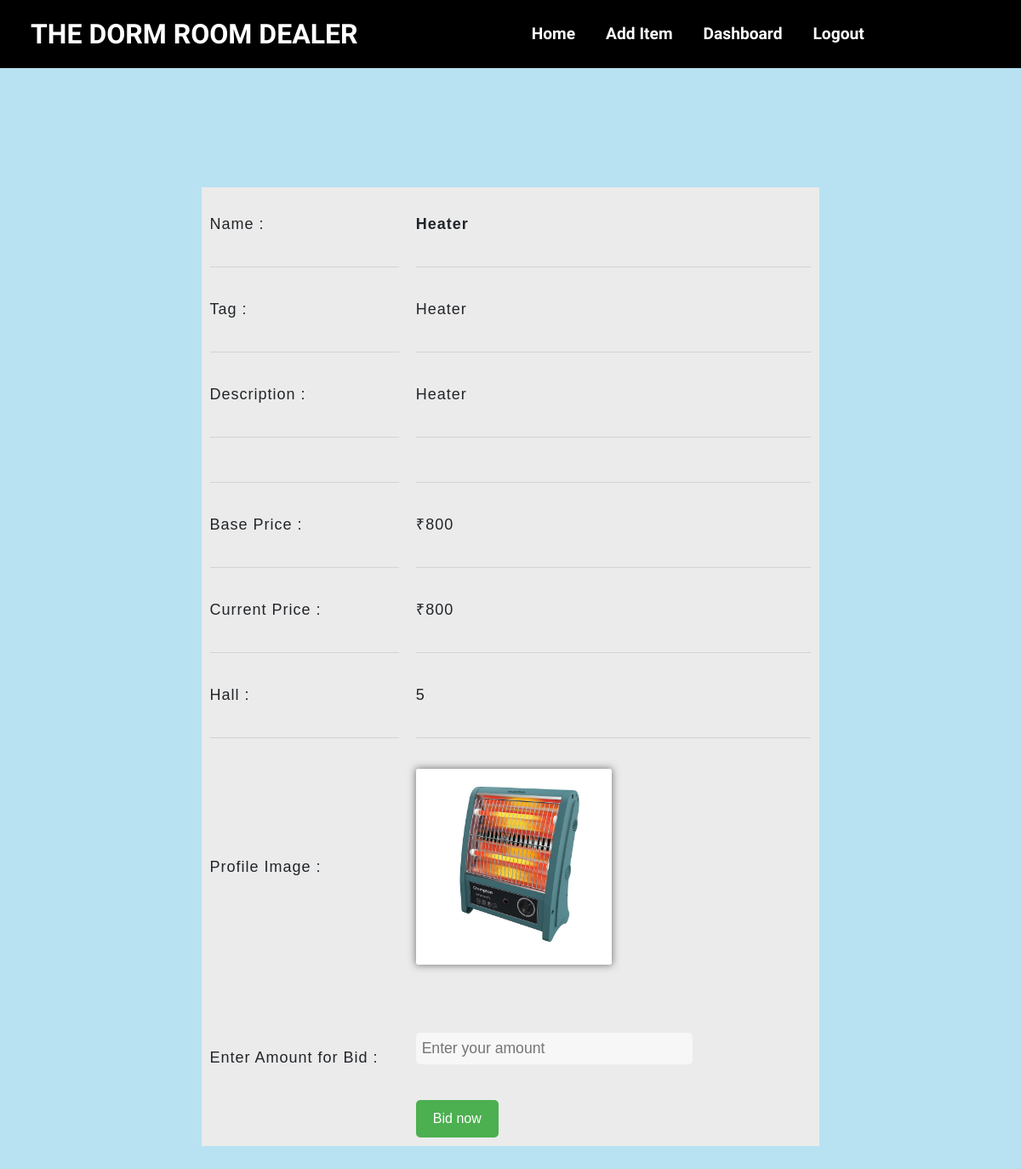
Page /items/biditem?id=3 (signed in) on the committed database.
### items/models.py (models this page shows)
class Item(models.Model):
    name=models.CharField(max_length=25)
    profile=models.ImageField(upload_to='pics')
    img1=models.ImageField(upload_to='pics' ,null=True )
    img2=models.ImageField(upload_to='pics' ,null=True )
    description=models.TextField()
    location = models.IntegerField(null = True)
    basePrice=models.IntegerField()
    currentPrice=models.IntegerField()
    minBidPrice = models.IntegerField(null = True )
    tag=models.CharField(max_length=25)
    status=models.CharField(null=True,max_length=25)
    sold=models.CharField(max_length=10,default="unsold")
    ownermail = models.EmailField(unique=False)
    start_date = models.DateTimeField(null = False, default=datetime.now)
    end_date = models.DateTimeField(null=False, default=datetime.now)
    highest_bidder=models.IntegerField(null=True)
    sendwinmail = models.CharField(max_length=7,default="notSent")

### items/views.py (the view)
# urls.py: path('biditem',views.biditem,name="biditem"),
@login_required(login_url='login')
def biditem(request):
    id=request.GET['id']
    item = Item.objects.get(id=id)
    lstatus="live"
    if item.status ==lstatus:
        return render(request,"biditem.html",{'item':item})
    else:
        return redirect("home")

### templates/biditem.html (shortened to what this page needs)
{% extends 'base.html' %}
{% block content %}
<div class="container">
    <center>
        <table border="0">
            <tr>
                <td height="20px"></td>
                <td height="20px"></td>
            </tr>
            <tr>
                <td>Name : </td>
                <td><b>{{item.name}}</b></td>
            </tr>
            <tr>
                <td height="10px">
                    <hr>
                </td>
                <td height="10px">
                    <hr>
                </td>
            </tr>
            <tr>
                <td class="right">Tag :</td>
                <td>{{item.tag}}</td>
            </tr>
            <tr>
                <td height="10px">
                    <hr>
                </td>
                <td height="10px">
                    <hr>
                </td>
            </tr>
            <tr>
                <td width="30%">Description : </td>
                <td width="60%">{{item.description}}</td>
            </tr>
            <tr>
                <td height="10px">
                    <hr>
                </td>
                <td height="10px">
                    <hr>
                </td>
            </tr>
            <tr>
                <td height="10px">
                    <hr>
                </td>
                <td height="10px">
                    <hr>
                </td>
            </tr>
            <tr>
                <td>Base Price :</td>
                <td>₹{{item.basePrice}}</td>
            </tr>
            <tr>
                <td height="10px">
                    <hr>
                </td>
                <td height="10px">
                    <hr>
                </td>
            </tr>
            <tr>
                <td>Current Price :</td>
                <td>₹{{item.currentPrice}}</td>
            </tr>
            <tr>
                <td height="10px">
                    <hr>
                </td>
                <td height="10px">
                    <hr>
                </td>
            </tr>
            <tr>
                <td>Hall :</td>
                <td>{{item.location}}</td>
            </tr>
            <tr>
                    <td height="10px">
                        <hr>
                    </td>
                    <td height="10px">
                        <hr>
                    </td>
            </tr>
            <tr>
                <td>Profile Image :</td>
                <td><img src={{item.profile.url}} height="300" width="400"></td>
            </tr>
            <tr>
                <td height="10px"></td>
                <td height="10px"></td>
            </tr>
            <tr>
                <td>{%if item.img1 %}<img src={{item.img1.url}} height="300" width="400"></td>{%endif%}
                <td>{%if item.img2 %}<img src={{item.img2.url}} height="300" width="400"></td>{%endif%}
            </tr>
            <tr>
                <td height="10px"></td>
                <td height="10px"></td>
            </tr>
            <tr>
                <form action="successfullBid">
                    <td>Enter Amount for Bid :<input type="hidden" name="iid" value={{item.id}}></td>
                    <td><input type="number" name="bidrs" class="field" placeholder="Enter your amount"
                            min={{item.currentPrice}} max="1000000"></td>
            </tr>
            <tr>
                <td></td>
                <td>
                    <input type="submit" class="btt" id="bid-button" value="Bid now">
                </td>
            </tr>
        </table>
    </center>
</div>
{% endblock %}

### static/css/nav.css (style rules this page uses)
body { margin: 0; padding: 0; }
table { background-color: rgb(235, 235, 235); margin: 30px auto; border-spacing: 0; }
tr td { background-color: rgb(235, 235, 235); font-size: 18px; font-family: 'Josefin Sans', sans-serif; font-weight: 500; padding: 10px; }
.field { width: 70%; padding: 0.2rem 0.3rem; outline: none; border: 2px solid rgba(0, 0, 0, 0); background-color: rgb(247, 247, 247); font-size: 1.1rem; border-radius: 5px; margin-bottom: 22px; transition: .3s; }
.container { width: 100%; margin-top: 140px; font-family: sans-serif ; letter-spacing: 1px; }
img { width: 230px; height: 230px; border-radius: 3px; box-shadow: 0 0px 8px 1px rgba(87, 87, 87, 0.719); }

### templates/biditem.html (style rules this page uses)
body { background-color: #B8E2F2; }
.btt { font-size: 16px; padding: 10px 20px; background-color: #4CAF50; color: white; border: none; border-radius: 5px; cursor: pointer; }

### rows in the picture
Item: name "Heater", tag "Heater", description "Heater", basePrice "800", currentPrice "800", location "5", profile (picture)
